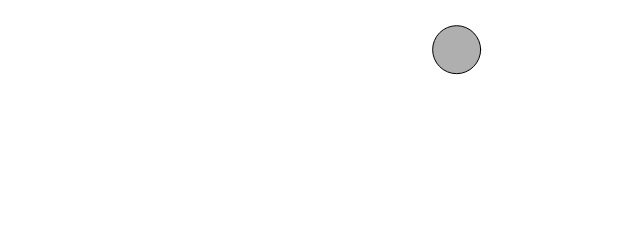
Frame 1 (no input)
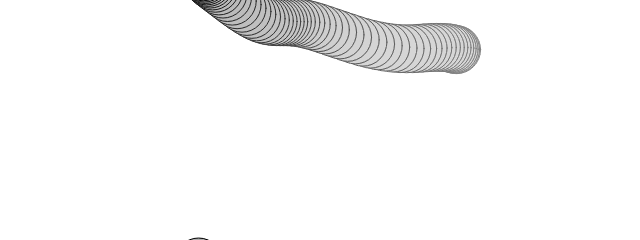
Frame 60 (no input)
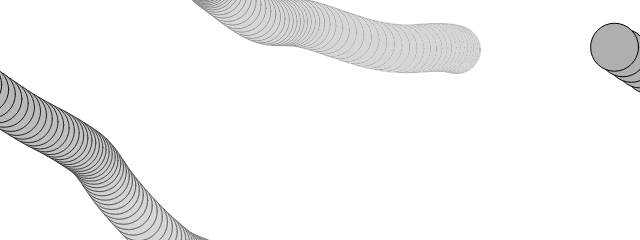
Frame 120 (the mouse pressed at the canvas centre since frame 60)

The p5.js sketch that drew these frames (run headless with seeded random() and noise() and a simulated clock; from frame 60 on, the mouse is pressed at the canvas centre):

// p5.js sketch
// ── sketch.js
class PerlinMover {
    constructor() {
        this.tx = 100;
        this.ty = 100_000;

        this.position = createVector(random(width), random(height));
        this.velocity = createVector(0, 0);
        this.diameter = 48;
        this.radius = this.diameter / 2;
        this.topSpeed = 10;
    }

    update() {
        const x = map(noise(this.tx), 0, 1, -1, 1);
        const y = map(noise(this.ty), 0, 1, -1, 1);
        this.acceleration = createVector(x, y);

        this.velocity.add(this.acceleration);
        this.position.add(this.velocity);
        this.velocity.limit(this.topSpeed);

        this.tx += 0.1;
        this.ty += 0.1;
    }

    show() {
        stroke(0);
        fill(175);
        circle(this.position.x, this.position.y, this.diameter);
    }

    checkEdges() {
        if (this.position.x > width + this.radius) {
            this.position.x = -this.radius;
        } else if (this.position.x < -this.radius) {
            this.position.x = width + this.radius;
        }

        if (this.position.y > height + this.radius) {
            this.position.y = -this.radius;
        } else if (this.position.y < -this.radius) {
            this.position.y = height + this.radius;
        }
    }
}


let mover;

function setup() {
    createCanvas(640, 240);

    mover = new PerlinMover();
}

function draw() {
    background(220, 3);

    mover.update();
    mover.checkEdges();
    mover.show();
}
